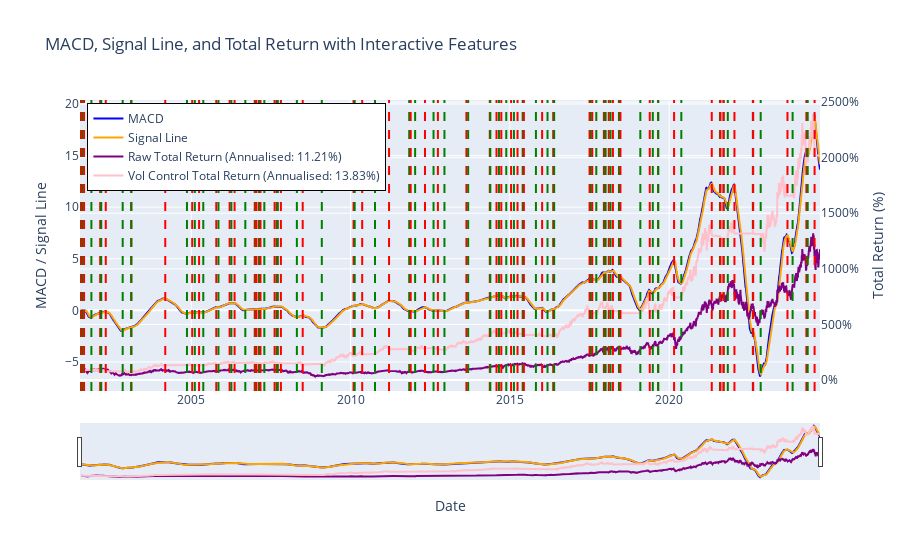

The cell this chart's notebook holds for it:
### Markdown cell above
#### Using Plotly

### Code cell
def macd_vis_plotly(soxx, figs_dir="../docs/subpages_1"):

    soxx = soxx.copy()
    

    # Ensure 'date' is in datetime format
    soxx['date'] = pd.to_datetime(soxx['date'])
    soxx = get_returns(soxx)
    # Calculate annualized returns based on the last entry in 'total_return' and 'strategy_1_total_return'
    total_return_last = soxx['total_return'].iloc[-1]
    strategy_1_return_last = soxx['strategy_1_total_return'].iloc[-1]

    # Calculate the number of years in the data
    total_days = (soxx['date'].iloc[-1] - soxx['date'].iloc[0]).days
    years = total_days / 365.25

    # Annualized returns formula
    tr_annualized = (total_return_last ** (1 / years) - 1) * 100
    strategy_1_tr_annualized = (strategy_1_return_last ** (1 / years) - 1) * 100

    # Create traces for MACD, Signal, and Total Return
    macd_trace = go.Scatter(x=soxx['date'], y=soxx['macd'] , mode='lines', name='MACD', line=dict(color='blue'))
    signal_trace = go.Scatter(x=soxx['date'], y=soxx['signal'], mode='lines', name='Signal Line', line=dict(color='orange'))
    
    total_return_trace = go.Scatter(x=soxx['date'], y=soxx['total_return'], mode='lines', 
                                    name=f'Raw Total Return (Annualised: {tr_annualized:.2f}%)', yaxis='y2', line=dict(color='purple'))
    strategy_return_trace = go.Scatter(x=soxx['date'], y=soxx['strategy_1_total_return'], mode='lines', 
                                       name=f'Vol Control Total Return (Annualised: {strategy_1_tr_annualized:.2f}%)', yaxis='y2', line=dict(color='pink'))

    # Create vertical lines where trigger changes
    trigger_changes = soxx['trigger'].diff().fillna(0)
    vertical_lines = []
    for i in range(1, len(soxx)):
        if trigger_changes.iloc[i] == -1:
            vertical_lines.append(dict(type='line', x0=soxx['date'].iloc[i], x1=soxx['date'].iloc[i],
                                       y0=0, y1=1, yref='paper', line=dict(color='green', dash='dash')))
        elif trigger_changes.iloc[i] == 1:
            vertical_lines.append(dict(type='line', x0=soxx['date'].iloc[i], x1=soxx['date'].iloc[i],
                                       y0=0, y1=1, yref='paper', line=dict(color='red', dash='dash')))

    # Create the layout for the plot
    layout = go.Layout(
        title='MACD, Signal Line, and Total Return with Interactive Features',
        xaxis=dict(title='Date', rangeslider=dict(visible=True), type='date'),
        yaxis=dict(title='MACD / Signal Line'),
        yaxis2=dict(title='Total Return (%)', overlaying='y', side='right', tickformat='.0%'),
        shapes=vertical_lines,  # Add vertical lines
        legend=dict(x=0.01, y=0.99, bordercolor="Black", borderwidth=1)
    )

    # Create the figure and add traces
    fig = go.Figure(data=[macd_trace, signal_trace, total_return_trace, strategy_return_trace], layout=layout)

    # Save the figure as an HTML file
    if not os.path.exists(figs_dir):
        os.makedirs(figs_dir)  # Ensure the directory exists
    fig_html_path = os.path.join(figs_dir, "macd_vis_plotly.html")
    fig.write_html(fig_html_path)

    fig.show()
    # Return the path to the saved file
    return None

# Call the function with the soxx DataFrame
macd_vis_plotly(soxx)

### Figure 1 — Plotly figure (JSON) as saved in the notebook; plotly's stock layout.template omitted (floating-point values rounded to 4 significant figures; data arrays with more than 128 entries replaced by an {"elided": "..."} marker saying what was removed)
{"data": [{"line": {"color": "blue"}, "mode": "lines", "name": "MACD", "type": "scatter", "x": {"elided": "5838 str values"}, "y": {"elided": "5838 float values"}}, {"line": {"color": "orange"}, "mode": "lines", "name": "Signal Line", "type": "scatter", "x": {"elided": "5838 str values"}, "y": {"elided": "5838 float values"}}, {"line": {"color": "purple"}, "mode": "lines", "name": "Raw Total Return (Annualised: 11.21%)", "type": "scatter", "x": {"elided": "5838 str values"}, "y": {"elided": "5838 float values"}, "yaxis": "y2"}, {"line": {"color": "pink"}, "mode": "lines", "name": "Vol Control Total Return (Annualised: 13.83%)", "type": "scatter", "x": {"elided": "5838 str values"}, "y": {"elided": "5838 float values"}, "yaxis": "y2"}], "layout": {"legend": {"bordercolor": "Black", "borderwidth": 1, "x": 0.01, "y": 0.99}, "shapes": [{"line": {"color": "red", "dash": "dash"}, "type": "line", "x0": "2001-07-16T00:00:00", "x1": "2001-07-16T00:00:00", "y0": 0, "y1": 1, "yref": "paper"}, {"line": {"color": "green", "dash": "dash"}, "type": "line", "x0": "2001-08-02T00:00:00", "x1": "2001-08-02T00:00:00", "y0": 0, "y1": 1, "yref": "paper"}, {"line": {"color": "red", "dash": "dash"}, "type": "line", "x0": "2001-08-20T00:00:00", "x1": "2001-08-20T00:00:00", "y0": 0, "y1": 1, "yref": "paper"}, {"line": {"color": "green", "dash": "dash"}, "type": "line", "x0": "2001-11-12T00:00:00", "x1": "2001-11-12T00:00:00", "y0": 0, "y1": 1, "yref": "paper"}, {"line": {"color": "red", "dash": "dash"}, "type": "line", "x0": "2002-02-21T00:00:00", "x1": "2002-02-21T00:00:00", "y0": 0, "y1": 1, "yref": "paper"}, {"line": {"color": "green", "dash": "dash"}, "type": "line", "x0": "2002-03-05T00:00:00", "x1": "2002-03-05T00:00:00", "y0": 0, "y1": 1, "yref": "paper"}, {"line": {"color": "red", "dash": "dash"}, "type": "line", "x0": "2002-04-26T00:00:00", "x1": "2002-04-26T00:00:00", "y0": 0, "y1": 1, "yref": "paper"}, {"line": {"color": "green", "dash": "dash"}, "type": "line", "x0": "2002-11-06T00:00:00", "x1": "2002-11-06T00:00:00", "y0": 0, "y1": 1, "yref": "paper"}, {"line": {"color": "red", "dash": "dash"}, "type": "line", "x0": "2003-02-11T00:00:00", "x1": "2003-02-11T00:00:00", "y0": 0, "y1": 1, "yref": "paper"}, {"line": {"color": "green", "dash": "dash"}, "type": "line", "x0": "2003-02-14T00:00:00", "x1": "2003-02-14T00:00:00", "y0": 0, "y1": 1, "yref": "paper"}, {"line": {"color": "red", "dash": "dash"}, "type": "line", "x0": "2004-03-08T00:00:00", "x1": "2004-03-08T00:00:00", "y0": 0, "y1": 1, "yref": "paper"}, {"line": {"color": "green", "dash": "dash"}, "type": "line", "x0": "2004-11-12T00:00:00", "x1": "2004-11-12T00:00:00", "y0": 0, "y1": 1, "yref": "paper"}, {"line": {"color": "red", "dash": "dash"}, "type": "line", "x0": "2005-01-11T00:00:00", "x1": "2005-01-11T00:00:00", "y0": 0, "y1": 1, "yref": "paper"}, {"line": {"color": "green", "dash": "dash"}, "type": "line", "x0": "2005-02-10T00:00:00", "x1": "2005-02-10T00:00:00", "y0": 0, "y1": 1, "yref": "paper"}, {"line": {"color": "red", "dash": "dash"}, "type": "line", "x0": "2005-03-31T00:00:00", "x1": "2005-03-31T00:00:00", "y0": 0, "y1": 1, "yref": "paper"}, {"line": {"color": "green", "dash": "dash"}, "type": "line", "x0": "2005-05-18T00:00:00", "x1": "2005-05-18T00:00:00", "y0": 0, "y1": 1, "yref": "paper"}, {"line": {"color": "red", "dash": "dash"}, "type": "line", "x0": "2005-10-14T00:00:00", "x1": "2005-10-14T00:00:00", "y0": 0, "y1": 1, "yref": "paper"}, {"line": {"color": "green", "dash": "dash"}, "type": "line", "x0": "2005-11-08T00:00:00", "x1": "2005-11-08T00:00:00", "y0": 0, "y1": 1, "yref": "paper"}, {"line": {"color": "red", "dash": "dash"}, "type": "line", "x0": "2006-03-16T00:00:00", "x1": "2006-03-16T00:00:00", "y0": 0, "y1": 1, "yref": "paper"}, {"line": {"color": "green", "dash": "dash"}, "type": "line", "x0": "2006-04-05T00:00:00", "x1": "2006-04-05T00:00:00", "y0": 0, "y1": 1, "yref": "paper"}, {"line": {"color": "red", "dash": "dash"}, "type": "line", "x0": "2006-05-12T00:00:00", "x1": "2006-05-12T00:00:00", "y0": 0, "y1": 1, "yref": "paper"}, {"line": {"color": "green", "dash": "dash"}, "type": "line", "x0": "2006-09-12T00:00:00", "x1": "2006-09-12T00:00:00", "y0": 0, "y1": 1, "yref": "paper"}, {"line": {"color": "red", "dash": "dash"}, "type": "line", "x0": "2006-12-29T00:00:00", "x1": "2006-12-29T00:00:00", "y0": 0, "y1": 1, "yref": "paper"}, {"line": {"color": "green", "dash": "dash"}, "type": "line", "x0": "2007-01-11T00:00:00", "x1": "2007-01-11T00:00:00", "y0": 0, "y1": 1, "yref": "paper"}, {"line": {"color": "red", "dash": "dash"}, "type": "line", "x0": "2007-01-18T00:00:00", "x1": "2007-01-18T00:00:00", "y0": 0, "y1": 1, "yref": "paper"}, {"line": {"color": "green", "dash": "dash"}, "type": "line", "x0": "2007-02-16T00:00:00", "x1": "2007-02-16T00:00:00", "y0": 0, "y1": 1, "yref": "paper"}, {"line": {"color": "red", "dash": "dash"}, "type": "line", "x0": "2007-03-05T00:00:00", "x1": "2007-03-05T00:00:00", "y0": 0, "y1": 1, "yref": "paper"}, {"line": {"color": "green", "dash": "dash"}, "type": "line", "x0": "2007-04-18T00:00:00", "x1": "2007-04-18T00:00:00", "y0": 0, "y1": 1, "yref": "paper"}, {"line": {"color": "red", "dash": "dash"}, "type": "line", "x0": "2007-08-14T00:00:00", "x1": "2007-08-14T00:00:00", "y0": 0, "y1": 1, "yref": "paper"}, {"line": {"color": "green", "dash": "dash"}, "type": "line", "x0": "2007-09-06T00:00:00", "x1": "2007-09-06T00:00:00", "y0": 0, "y1": 1, "yref": "paper"}, {"line": {"color": "red", "dash": "dash"}, "type": "line", "x0": "2007-09-13T00:00:00", "x1": "2007-09-13T00:00:00", "y0": 0, "y1": 1, "yref": "paper"}, {"line": {"color": "green", "dash": "dash"}, "type": "line", "x0": "2007-09-19T00:00:00", "x1": "2007-09-19T00:00:00", "y0": 0, "y1": 1, "yref": "paper"}, {"line": {"color": "red", "dash": "dash"}, "type": "line", "x0": "2007-10-25T00:00:00", "x1": "2007-10-25T00:00:00", "y0": 0, "y1": 1, "yref": "paper"}, {"line": {"color": "green", "dash": "dash"}, "type": "line", "x0": "2008-04-25T00:00:00", "x1": "2008-04-25T00:00:00", "y0": 0, "y1": 1, "yref": "paper"}, {"line": {"color": "red", "dash": "dash"}, "type": "line", "x0": "2008-07-01T00:00:00", "x1": "2008-07-01T00:00:00", "y0": 0, "y1": 1, "yref": "paper"}, {"line": {"color": "green", "dash": "dash"}, "type": "line", "x0": "2009-02-05T00:00:00", "x1": "2009-02-05T00:00:00", "y0": 0, "y1": 1, "yref": "paper"}, {"line": {"color": "red", "dash": "dash"}, "type": "line", "x0": "2010-02-04T00:00:00", "x1": "2010-02-04T00:00:00", "y0": 0, "y1": 1, "yref": "paper"}, {"line": {"color": "green", "dash": "dash"}, "type": "line", "x0": "2010-02-17T00:00:00", "x1": "2010-02-17T00:00:00", "y0": 0, "y1": 1, "yref": "paper"}, {"line": {"color": "red", "dash": "dash"}, "type": "line", "x0": "2010-05-14T00:00:00", "x1": "2010-05-14T00:00:00", "y0": 0, "y1": 1, "yref": "paper"}, {"line": {"color": "green", "dash": "dash"}, "type": "line", "x0": "2010-10-08T00:00:00", "x1": "2010-10-08T00:00:00", "y0": 0, "y1": 1, "yref": "paper"}, {"line": {"color": "red", "dash": "dash"}, "type": "line", "x0": "2011-03-18T00:00:00", "x1": "2011-03-18T00:00:00", "y0": 0, "y1": 1, "yref": "paper"}, {"line": {"color": "green", "dash": "dash"}, "type": "line", "x0": "2011-11-04T00:00:00", "x1": "2011-11-04T00:00:00", "y0": 0, "y1": 1, "yref": "paper"}, {"line": {"color": "red", "dash": "dash"}, "type": "line", "x0": "2011-11-21T00:00:00", "x1": "2011-11-21T00:00:00", "y0": 0, "y1": 1, "yref": "paper"}, {"line": {"color": "green", "dash": "dash"}, "type": "line", "x0": "2012-01-11T00:00:00", "x1": "2012-01-11T00:00:00", "y0": 0, "y1": 1, "yref": "paper"}, {"line": {"color": "red", "dash": "dash"}, "type": "line", "x0": "2012-05-03T00:00:00", "x1": "2012-05-03T00:00:00", "y0": 0, "y1": 1, "yref": "paper"}, {"line": {"color": "green", "dash": "dash"}, "type": "line", "x0": "2012-08-09T00:00:00", "x1": "2012-08-09T00:00:00", "y0": 0, "y1": 1, "yref": "paper"}, {"line": {"color": "red", "dash": "dash"}, "type": "line", "x0": "2012-09-28T00:00:00", "x1": "2012-09-28T00:00:00", "y0": 0, "y1": 1, "yref": "paper"}, {"line": {"color": "green", "dash": "dash"}, "type": "line", "x0": "2012-12-12T00:00:00", "x1": "2012-12-12T00:00:00", "y0": 0, "y1": 1, "yref": "paper"}, {"line": {"color": "red", "dash": "dash"}, "type": "line", "x0": "2013-08-21T00:00:00", "x1": "2013-08-21T00:00:00", "y0": 0, "y1": 1, "yref": "paper"}, {"line": {"color": "green", "dash": "dash"}, "type": "line", "x0": "2013-09-10T00:00:00", "x1": "2013-09-10T00:00:00", "y0": 0, "y1": 1, "yref": "paper"}, {"line": {"color": "red", "dash": "dash"}, "type": "line", "x0": "2014-05-16T00:00:00", "x1": "2014-05-16T00:00:00", "y0": 0, "y1": 1, "yref": "paper"}, {"line": {"color": "green", "dash": "dash"}, "type": "line", "x0": "2014-05-22T00:00:00", "x1": "2014-05-22T00:00:00", "y0": 0, "y1": 1, "yref": "paper"}, {"line": {"color": "red", "dash": "dash"}, "type": "line", "x0": "2014-08-01T00:00:00", "x1": "2014-08-01T00:00:00", "y0": 0, "y1": 1, "yref": "paper"}, {"line": {"color": "green", "dash": "dash"}, "type": "line", "x0": "2014-08-29T00:00:00", "x1": "2014-08-29T00:00:00", "y0": 0, "y1": 1, "yref": "paper"}, {"line": {"color": "red", "dash": "dash"}, "type": "line", "x0": "2014-09-25T00:00:00", "x1": "2014-09-25T00:00:00", "y0": 0, "y1": 1, "yref": "paper"}, {"line": {"color": "green", "dash": "dash"}, "type": "line", "x0": "2014-11-21T00:00:00", "x1": "2014-11-21T00:00:00", "y0": 0, "y1": 1, "yref": "paper"}, {"line": {"color": "red", "dash": "dash"}, "type": "line", "x0": "2015-01-15T00:00:00", "x1": "2015-01-15T00:00:00", "y0": 0, "y1": 1, "yref": "paper"}, {"line": {"color": "green", "dash": "dash"}, "type": "line", "x0": "2015-02-17T00:00:00", "x1": "2015-02-17T00:00:00", "y0": 0, "y1": 1, "yref": "paper"}, {"line": {"color": "red", "dash": "dash"}, "type": "line", "x0": "2015-03-30T00:00:00", "x1": "2015-03-30T00:00:00", "y0": 0, "y1": 1, "yref": "paper"}, {"line": {"color": "green", "dash": "dash"}, "type": "line", "x0": "2015-05-28T00:00:00", "x1": "2015-05-28T00:00:00", "y0": 0, "y1": 1, "yref": "paper"}, {"line": {"color": "red", "dash": "dash"}, "type": "line", "x0": "2015-06-11T00:00:00", "x1": "2015-06-11T00:00:00", "y0": 0, "y1": 1, "yref": "paper"}, {"line": {"color": "green", "dash": "dash"}, "type": "line", "x0": "2015-10-27T00:00:00", "x1": "2015-10-27T00:00:00", "y0": 0, "y1": 1, "yref": "paper"}, {"line": {"color": "red", "dash": "dash"}, "type": "line", "x0": "2016-01-06T00:00:00", "x1": "2016-01-06T00:00:00", "y0": 0, "y1": 1, "yref": "paper"}, {"line": {"color": "green", "dash": "dash"}, "type": "line", "x0": "2016-03-08T00:00:00", "x1": "2016-03-08T00:00:00", "y0": 0, "y1": 1, "yref": "paper"}, {"line": {"color": "red", "dash": "dash"}, "type": "line", "x0": "2016-05-12T00:00:00", "x1": "2016-05-12T00:00:00", "y0": 0, "y1": 1, "yref": "paper"}, {"line": {"color": "green", "dash": "dash"}, "type": "line", "x0": "2016-05-23T00:00:00", "x1": "2016-05-23T00:00:00", "y0": 0, "y1": 1, "yref": "paper"}, {"line": {"color": "red", "dash": "dash"}, "type": "line", "x0": "2017-07-03T00:00:00", "x1": "2017-07-03T00:00:00", "y0": 0, "y1": 1, "yref": "paper"}, {"line": {"color": "green", "dash": "dash"}, "type": "line", "x0": "2017-07-17T00:00:00", "x1": "2017-07-17T00:00:00", "y0": 0, "y1": 1, "yref": "paper"}, {"line": {"color": "red", "dash": "dash"}, "type": "line", "x0": "2017-08-03T00:00:00", "x1": "2017-08-03T00:00:00", "y0": 0, "y1": 1, "yref": "paper"}, {"line": {"color": "green", "dash": "dash"}, "type": "line", "x0": "2017-09-18T00:00:00", "x1": "2017-09-18T00:00:00", "y0": 0, "y1": 1, "yref": "paper"}, {"line": {"color": "red", "dash": "dash"}, "type": "line", "x0": "2017-12-14T00:00:00", "x1": "2017-12-14T00:00:00", "y0": 0, "y1": 1, "yref": "paper"}, {"line": {"color": "green", "dash": "dash"}, "type": "line", "x0": "2017-12-20T00:00:00", "x1": "2017-12-20T00:00:00", "y0": 0, "y1": 1, "yref": "paper"}, {"line": {"color": "red", "dash": "dash"}, "type": "line", "x0": "2017-12-26T00:00:00", "x1": "2017-12-26T00:00:00", "y0": 0, "y1": 1, "yref": "paper"}, {"line": {"color": "green", "dash": "dash"}, "type": "line", "x0": "2018-01-03T00:00:00", "x1": "2018-01-03T00:00:00", "y0": 0, "y1": 1, "yref": "paper"}, {"line": {"color": "red", "dash": "dash"}, "type": "line", "x0": "2018-02-08T00:00:00", "x1": "2018-02-08T00:00:00", "y0": 0, "y1": 1, "yref": "paper"}, {"line": {"color": "green", "dash": "dash"}, "type": "line", "x0": "2018-02-28T00:00:00", "x1": "2018-02-28T00:00:00", "y0": 0, "y1": 1, "yref": "paper"}, {"line": {"color": "red", "dash": "dash"}, "type": "line", "x0": "2018-03-28T00:00:00", "x1": "2018-03-28T00:00:00", "y0": 0, "y1": 1, "yref": "paper"}, {"line": {"color": "green", "dash": "dash"}, "type": "line", "x0": "2018-06-05T00:00:00", "x1": "2018-06-05T00:00:00", "y0": 0, "y1": 1, "yref": "paper"}, {"line": {"color": "red", "dash": "dash"}, "type": "line", "x0": "2018-06-22T00:00:00", "x1": "2018-06-22T00:00:00", "y0": 0, "y1": 1, "yref": "paper"}, {"line": {"color": "green", "dash": "dash"}, "type": "line", "x0": "2019-02-05T00:00:00", "x1": "2019-02-05T00:00:00", "y0": 0, "y1": 1, "yref": "paper"}, {"line": {"color": "red", "dash": "dash"}, "type": "line", "x0": "2019-05-24T00:00:00", "x1": "2019-05-24T00:00:00", "y0": 0, "y1": 1, "yref": "paper"}, {"line": {"color": "green", "dash": "dash"}, "type": "line", "x0": "2019-06-28T00:00:00", "x1": "2019-06-28T00:00:00", "y0": 0, "y1": 1, "yref": "paper"}, {"line": {"color": "red", "dash": "dash"}, "type": "line", "x0": "2019-08-28T00:00:00", "x1": "2019-08-28T00:00:00", "y0": 0, "y1": 1, "yref": "paper"}, {"line": {"color": "green", "dash": "dash"}, "type": "line", "x0": "2019-08-29T00:00:00", "x1": "2019-08-29T00:00:00", "y0": 0, "y1": 1, "yref": "paper"}, {"line": {"color": "red", "dash": "dash"}, "type": "line", "x0": "2020-02-27T00:00:00", "x1": "2020-02-27T00:00:00", "y0": 0, "y1": 1, "yref": "paper"}, {"line": {"color": "green", "dash": "dash"}, "type": "line", "x0": "2020-05-20T00:00:00", "x1": "2020-05-20T00:00:00", "y0": 0, "y1": 1, "yref": "paper"}, {"line": {"color": "red", "dash": "dash"}, "type": "line", "x0": "2021-05-04T00:00:00", "x1": "2021-05-04T00:00:00", "y0": 0, "y1": 1, "yref": "paper"}, {"line": {"color": "green", "dash": "dash"}, "type": "line", "x0": "2021-08-06T00:00:00", "x1": "2021-08-06T00:00:00", "y0": 0, "y1": 1, "yref": "paper"}, {"line": {"color": "red", "dash": "dash"}, "type": "line", "x0": "2021-08-12T00:00:00", "x1": "2021-08-12T00:00:00", "y0": 0, "y1": 1, "yref": "paper"}, {"line": {"color": "green", "dash": "dash"}, "type": "line", "x0": "2021-09-16T00:00:00", "x1": "2021-09-16T00:00:00", "y0": 0, "y1": 1, "yref": "paper"}, {"line": {"color": "red", "dash": "dash"}, "type": "line", "x0": "2021-09-17T00:00:00", "x1": "2021-09-17T00:00:00", "y0": 0, "y1": 1, "yref": "paper"}, {"line": {"color": "green", "dash": "dash"}, "type": "line", "x0": "2021-11-04T00:00:00", "x1": "2021-11-04T00:00:00", "y0": 0, "y1": 1, "yref": "paper"}, {"line": {"color": "red", "dash": "dash"}, "type": "line", "x0": "2022-01-19T00:00:00", "x1": "2022-01-19T00:00:00", "y0": 0, "y1": 1, "yref": "paper"}, {"line": {"color": "green", "dash": "dash"}, "type": "line", "x0": "2022-08-18T00:00:00", "x1": "2022-08-18T00:00:00", "y0": 0, "y1": 1, "yref": "paper"}, {"line": {"color": "red", "dash": "dash"}, "type": "line", "x0": "2022-08-22T00:00:00", "x1": "2022-08-22T00:00:00", "y0": 0, "y1": 1, "yref": "paper"}, {"line": {"color": "green", "dash": "dash"}, "type": "line", "x0": "2022-11-16T00:00:00", "x1": "2022-11-16T00:00:00", "y0": 0, "y1": 1, "yref": "paper"}, {"line": {"color": "red", "dash": "dash"}, "type": "line", "x0": "2023-09-19T00:00:00", "x1": "2023-09-19T00:00:00", "y0": 0, "y1": 1, "yref": "paper"}, {"line": {"color": "green", "dash": "dash"}, "type": "line", "x0": "2023-11-17T00:00:00", "x1": "2023-11-17T00:00:00", "y0": 0, "y1": 1, "yref": "paper"}, {"line": {"color": "red", "dash": "dash"}, "type": "line", "x0": "2024-04-23T00:00:00", "x1": "2024-04-23T00:00:00", "y0": 0, "y1": 1, "yref": "paper"}, {"line": {"color": "green", "dash": "dash"}, "type": "line", "x0": "2024-05-08T00:00:00", "x1": "2024-05-08T00:00:00", "y0": 0, "y1": 1, "yref": "paper"}, {"line": {"color": "red", "dash": "dash"}, "type": "line", "x0": "2024-07-26T00:00:00", "x1": "2024-07-26T00:00:00", "y0": 0, "y1": 1, "yref": "paper"}], "title": {"text": "MACD, Signal Line, and Total Return with Interactive Features"}, "xaxis": {"rangeslider": {"visible": true}, "title": {"text": "Date"}, "type": "date"}, "yaxis": {"title": {"text": "MACD / Signal Line"}}, "yaxis2": {"overlaying": "y", "side": "right", "tickformat": ".0%", "title": {"text": "Total Return (%)"}}}}
